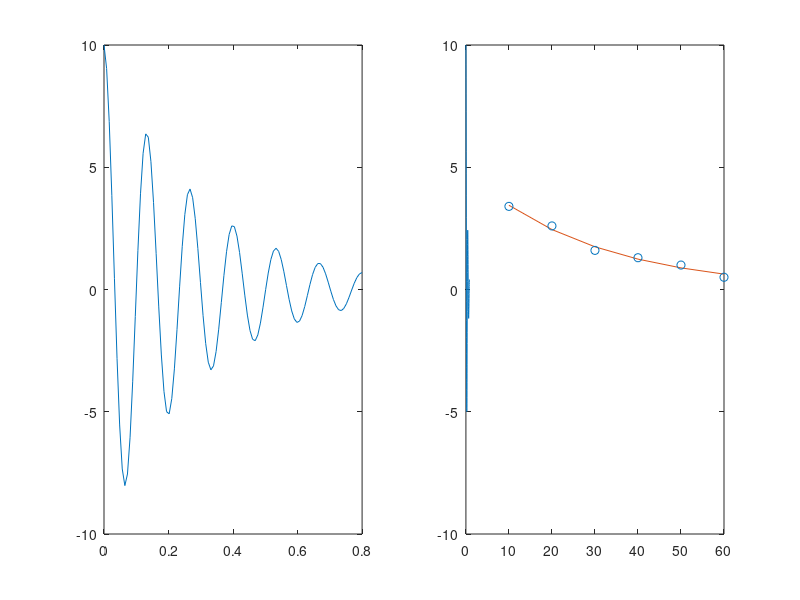

The MATLAB source for this figure:
%% Problem 1
% Plotting the charge of a capacitor as a function of time
q0= 10; % defining initial charge
R= 60; % defining resistance
L= 9; % defining inductance
C= .00005; % defining capacitance
t= linspace(0, 0.8, 100); % creating a vector for time
% equation to find the charge on capacitor with time t
qt= q0*exp((-R.*t)/(2*L)).*cos(sqrt((1/(L*C))-(R/(2*L))^2).*t);
subplot(1,2,1) % left plot will be original
plot(t,qt) % creating a graph of charge vs time
% Part two of Problem 1
C= .0005; %redefining capacitance
% finding charge on capacitor with new value for C
qt= q0*exp((-R.*t)/(2*L)).*cos(sqrt((1/(L*C))-(R/(2*L))^2).*t);
subplot(1,2,2) % right plot will be with C=.0005
plot(t,qt) % creating a graph of charge vs time

%% Problem 2
clear
clc
close all
% creating a matrix with all data points
datamat= [10 3.4; 20 2.6; 30 1.6; 40 1.3; 50 1.0; 60 0.5];
t= datamat(:,1); % pulling out the time data from the matrix
c= datamat(:,2); % pulling out the concentration of Br(aq) data
ct= 4.84*exp(-0.034.*t); % function describing the data points
hold on % plotting the two graphs together
plot(t,ct) % line function for the equation
scatter(t,c) % scatter plot for the data set
hold off


